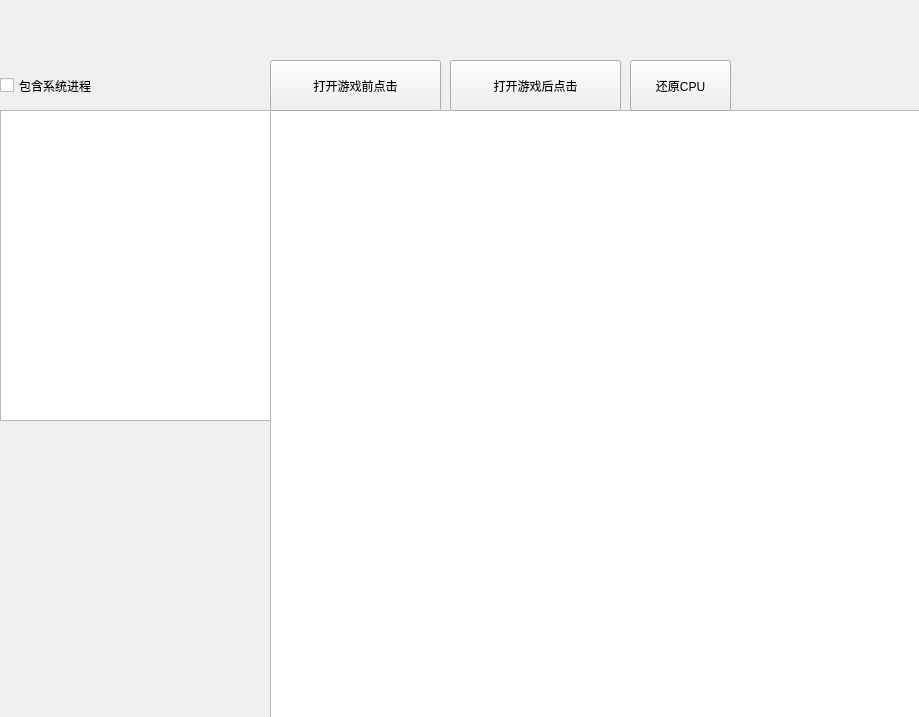
<?xml version="1.0" encoding="UTF-8"?>
<ui version="4.0">
 <class>Widget</class>
 <widget class="QWidget" name="Widget">
  <property name="geometry">
   <rect>
    <x>0</x>
    <y>0</y>
    <width>919</width>
    <height>717</height>
   </rect>
  </property>
  <property name="windowTitle">
   <string>Widget</string>
  </property>
  <widget class="QListView" name="listView">
   <property name="geometry">
    <rect>
     <x>270</x>
     <y>110</y>
     <width>651</width>
     <height>611</height>
    </rect>
   </property>
  </widget>
  <widget class="QPushButton" name="pushButton">
   <property name="geometry">
    <rect>
     <x>270</x>
     <y>60</y>
     <width>171</width>
     <height>51</height>
    </rect>
   </property>
   <property name="text">
    <string>打开游戏前点击</string>
   </property>
  </widget>
  <widget class="QCheckBox" name="checkBox">
   <property name="geometry">
    <rect>
     <x>0</x>
     <y>60</y>
     <width>231</width>
     <height>51</height>
    </rect>
   </property>
   <property name="text">
    <string>包含系统进程</string>
   </property>
  </widget>
  <widget class="QTextEdit" name="textEdit">
   <property name="geometry">
    <rect>
     <x>0</x>
     <y>110</y>
     <width>271</width>
     <height>311</height>
    </rect>
   </property>
  </widget>
  <widget class="QPushButton" name="pushButton_3">
   <property name="geometry">
    <rect>
     <x>450</x>
     <y>60</y>
     <width>171</width>
     <height>51</height>
    </rect>
   </property>
   <property name="text">
    <string>打开游戏后点击</string>
   </property>
  </widget>
  <widget class="QPushButton" name="pushButton_2">
   <property name="geometry">
    <rect>
     <x>630</x>
     <y>60</y>
     <width>101</width>
     <height>51</height>
    </rect>
   </property>
   <property name="text">
    <string>还原CPU</string>
   </property>
  </widget>
 </widget>
 <resources/>
 <connections/>
</ui>
